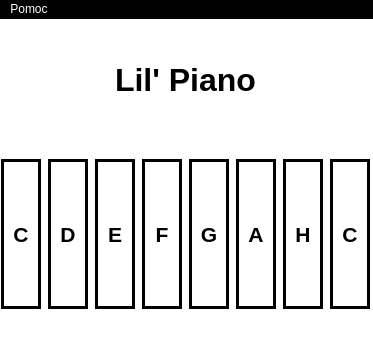
<?xml version="1.0" encoding="UTF-8"?>
<ui version="4.0">
 <class>MainWindow</class>
 <widget class="QMainWindow" name="MainWindow">
  <property name="geometry">
   <rect>
    <x>0</x>
    <y>0</y>
    <width>373</width>
    <height>337</height>
   </rect>
  </property>
  <property name="minimumSize">
   <size>
    <width>373</width>
    <height>337</height>
   </size>
  </property>
  <property name="maximumSize">
   <size>
    <width>373</width>
    <height>337</height>
   </size>
  </property>
  <property name="windowTitle">
   <string>Lil' Piano</string>
  </property>
  <property name="windowIcon">
   <iconset resource="Sounds.qrc">
    <normaloff>:/sounds/yamaha/qt_piano/yamaha/25711.svg</normaloff>:/sounds/yamaha/qt_piano/yamaha/25711.svg</iconset>
  </property>
  <property name="styleSheet">
   <string notr="true">background-color: rgb(255, 255, 255);</string>
  </property>
  <widget class="QWidget" name="centralwidget">
   <widget class="QWidget" name="verticalLayoutWidget">
    <property name="geometry">
     <rect>
      <x>0</x>
      <y>130</y>
      <width>371</width>
      <height>171</height>
     </rect>
    </property>
    <layout class="QVBoxLayout" name="verticalLayout">
     <item>
      <layout class="QHBoxLayout" name="horizontalLayout_2">
       <item>
        <widget class="QPushButton" name="ButtonC">
         <property name="minimumSize">
          <size>
           <width>40</width>
           <height>150</height>
          </size>
         </property>
         <property name="maximumSize">
          <size>
           <width>40</width>
           <height>150</height>
          </size>
         </property>
         <property name="font">
          <font>
           <pointsize>16</pointsize>
           <weight>99</weight>
           <bold>true</bold>
          </font>
         </property>
         <property name="styleSheet">
          <string notr="true">border: 3px solid black;
background-color:white;
color:black;
font-weight:800;
</string>
         </property>
         <property name="text">
          <string>C</string>
         </property>
         <property name="autoDefault">
          <bool>false</bool>
         </property>
        </widget>
       </item>
       <item>
        <widget class="QPushButton" name="ButtonD">
         <property name="minimumSize">
          <size>
           <width>40</width>
           <height>150</height>
          </size>
         </property>
         <property name="maximumSize">
          <size>
           <width>40</width>
           <height>150</height>
          </size>
         </property>
         <property name="font">
          <font>
           <pointsize>16</pointsize>
           <weight>99</weight>
           <bold>true</bold>
          </font>
         </property>
         <property name="styleSheet">
          <string notr="true">border: 3px solid black;
background-color:white;
color:black;
font-weight:800;
</string>
         </property>
         <property name="text">
          <string>D</string>
         </property>
        </widget>
       </item>
       <item>
        <widget class="QPushButton" name="ButtonE">
         <property name="minimumSize">
          <size>
           <width>40</width>
           <height>150</height>
          </size>
         </property>
         <property name="maximumSize">
          <size>
           <width>40</width>
           <height>150</height>
          </size>
         </property>
         <property name="font">
          <font>
           <pointsize>16</pointsize>
           <weight>99</weight>
           <bold>true</bold>
          </font>
         </property>
         <property name="styleSheet">
          <string notr="true">border: 3px solid black;
background-color:white;
color:black;
font-weight:800;
</string>
         </property>
         <property name="text">
          <string>E</string>
         </property>
        </widget>
       </item>
       <item>
        <widget class="QPushButton" name="ButtonF">
         <property name="minimumSize">
          <size>
           <width>40</width>
           <height>150</height>
          </size>
         </property>
         <property name="maximumSize">
          <size>
           <width>40</width>
           <height>150</height>
          </size>
         </property>
         <property name="font">
          <font>
           <pointsize>16</pointsize>
           <weight>99</weight>
           <bold>true</bold>
          </font>
         </property>
         <property name="styleSheet">
          <string notr="true">border: 3px solid black;
background-color:white;
color:black;
font-weight:800;
</string>
         </property>
         <property name="text">
          <string>F</string>
         </property>
        </widget>
       </item>
       <item>
        <widget class="QPushButton" name="ButtonG">
         <property name="minimumSize">
          <size>
           <width>40</width>
           <height>150</height>
          </size>
         </property>
         <property name="maximumSize">
          <size>
           <width>40</width>
           <height>150</height>
          </size>
         </property>
         <property name="font">
          <font>
           <pointsize>16</pointsize>
           <weight>99</weight>
           <bold>true</bold>
          </font>
         </property>
         <property name="styleSheet">
          <string notr="true">border: 3px solid black;
background-color:white;
color:black;
font-weight:800;
</string>
         </property>
         <property name="text">
          <string>G</string>
         </property>
        </widget>
       </item>
       <item>
        <widget class="QPushButton" name="ButtonA">
         <property name="minimumSize">
          <size>
           <width>40</width>
           <height>150</height>
          </size>
         </property>
         <property name="maximumSize">
          <size>
           <width>40</width>
           <height>150</height>
          </size>
         </property>
         <property name="font">
          <font>
           <pointsize>16</pointsize>
           <weight>99</weight>
           <bold>true</bold>
          </font>
         </property>
         <property name="styleSheet">
          <string notr="true">border: 3px solid black;
background-color:white;
color:black;
font-weight:800;
</string>
         </property>
         <property name="text">
          <string>A</string>
         </property>
        </widget>
       </item>
       <item>
        <widget class="QPushButton" name="ButtonH">
         <property name="minimumSize">
          <size>
           <width>40</width>
           <height>150</height>
          </size>
         </property>
         <property name="maximumSize">
          <size>
           <width>40</width>
           <height>150</height>
          </size>
         </property>
         <property name="font">
          <font>
           <pointsize>16</pointsize>
           <weight>99</weight>
           <bold>true</bold>
          </font>
         </property>
         <property name="styleSheet">
          <string notr="true">border: 3px solid black;
background-color:white;
color:black;
font-weight:800;
</string>
         </property>
         <property name="text">
          <string>H</string>
         </property>
        </widget>
       </item>
       <item>
        <widget class="QPushButton" name="ButtonC2">
         <property name="minimumSize">
          <size>
           <width>40</width>
           <height>150</height>
          </size>
         </property>
         <property name="maximumSize">
          <size>
           <width>40</width>
           <height>150</height>
          </size>
         </property>
         <property name="font">
          <font>
           <pointsize>16</pointsize>
           <weight>99</weight>
           <bold>true</bold>
          </font>
         </property>
         <property name="styleSheet">
          <string notr="true">border: 3px solid black;
background-color:white;
color:black;
font-weight:800;
</string>
         </property>
         <property name="text">
          <string>C</string>
         </property>
        </widget>
       </item>
      </layout>
     </item>
    </layout>
   </widget>
   <widget class="QLabel" name="label">
    <property name="geometry">
     <rect>
      <x>-10</x>
      <y>0</y>
      <width>391</width>
      <height>121</height>
     </rect>
    </property>
    <property name="font">
     <font>
      <pointsize>24</pointsize>
      <weight>75</weight>
      <bold>true</bold>
     </font>
    </property>
    <property name="styleSheet">
     <string notr="true">color:black;
text-shadow:10px 10px black;</string>
    </property>
    <property name="text">
     <string>Lil' Piano</string>
    </property>
    <property name="alignment">
     <set>Qt::AlignCenter</set>
    </property>
   </widget>
  </widget>
  <widget class="QMenuBar" name="menubar">
   <property name="geometry">
    <rect>
     <x>0</x>
     <y>0</y>
     <width>373</width>
     <height>20</height>
    </rect>
   </property>
   <property name="styleSheet">
    <string notr="true">background-color: rgb(0, 0, 0);
color: rgb(255, 255, 255);</string>
   </property>
   <widget class="QMenu" name="menuPomoc">
    <property name="title">
     <string>Pomoc</string>
    </property>
    <addaction name="actionSterowanie"/>
    <addaction name="actionO_programie"/>
   </widget>
   <addaction name="menuPomoc"/>
  </widget>
  <widget class="QStatusBar" name="statusbar"/>
  <action name="actionSterowanie">
   <property name="text">
    <string>Sterowanie</string>
   </property>
  </action>
  <action name="actionO_programie">
   <property name="text">
    <string>O programie</string>
   </property>
  </action>
 </widget>
 <resources>
  <include location="Sounds.qrc"/>
 </resources>
 <connections/>
</ui>
